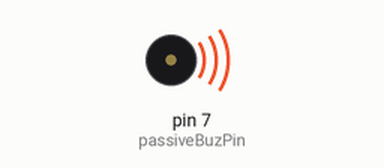
Simulated run of this sketch. Board: Arduino Uno, built with avr-gcc and run on an emulated ATmega328P. Parts: buzzer (waves = sounding).

Above: at 0.1 s.
At 19.3 s:
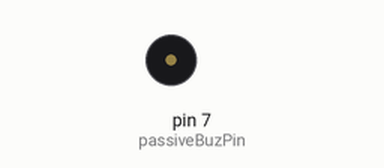
Timing chart, 0 to 20.8 s (numbered marks = the images above):
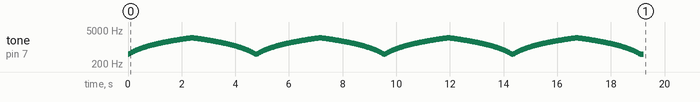

The sketch:

siren.ino
```cpp
/*
  Siren:
  Frequency ramps up and down
  on the passive buzzer for a
  set number of times (the outer
  "for" statement).
*/
int passiveBuzPin = 7;
int i = 0;
int numOfLoops = 0;
int noteDuration = 1000/8;  // an eighth note
int pauseBetweenNotes = noteDuration * 0.2;

void setup() {
  // This outer for statement determines the number
  // of siren cycles that are played.
  for(numOfLoops =0; numOfLoops < 4; numOfLoops++) {
    // Play low to high frequencies
    for(i=25;i<120;i++){
      tone(passiveBuzPin, 20*i, noteDuration);
      delay(pauseBetweenNotes);
    }
    // Play high to low frequencies
    for(i=120;i>=25;i--){
      tone(passiveBuzPin, 20*i, noteDuration);
      delay(pauseBetweenNotes);
    }
  }
}

void loop() {

}
```

Measured:
- by itself, tone on pin 7 (passiveBuzPin): plays 500 Hz for 0.03 s, 520 Hz for 0.03 s, 540 Hz for 0.03 s, 560 Hz for 0.03 s, 580 Hz for 0.03 s, 600 Hz for 0.03 s … (761 notes in this stretch)
